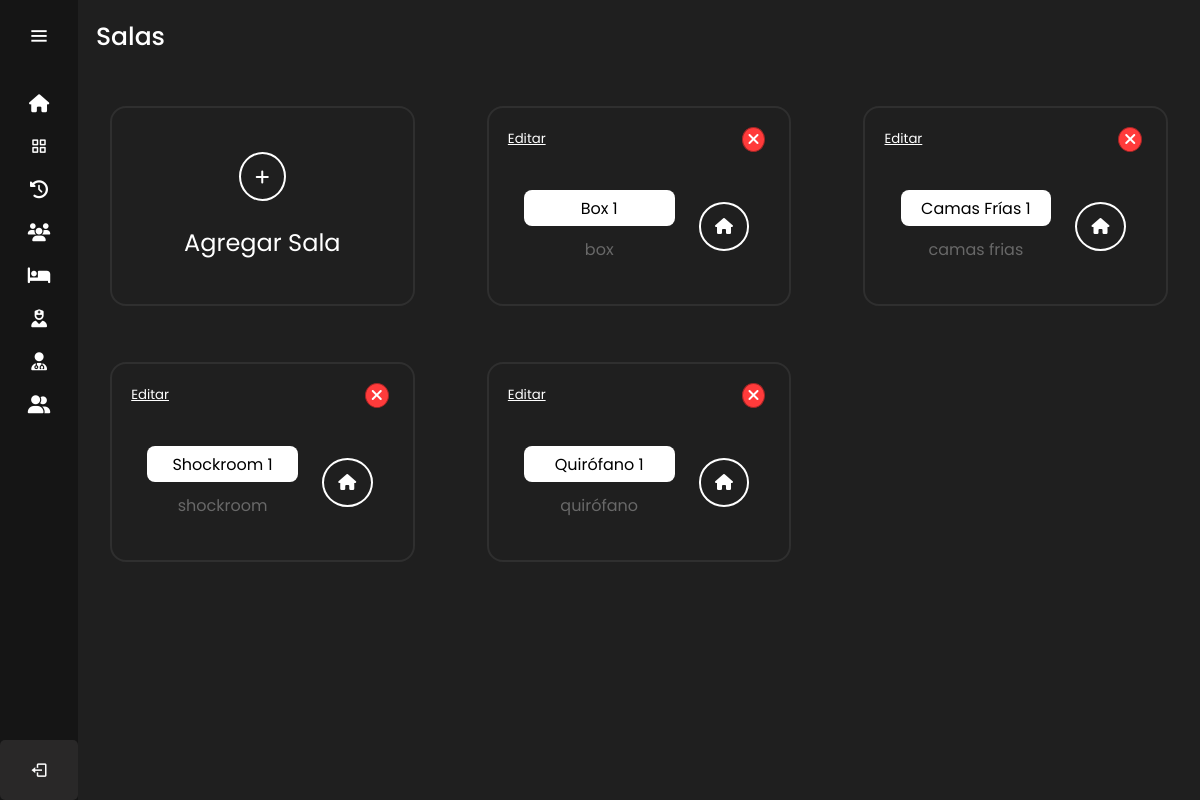
Page /areas/ (signed in) on the earlier database version.
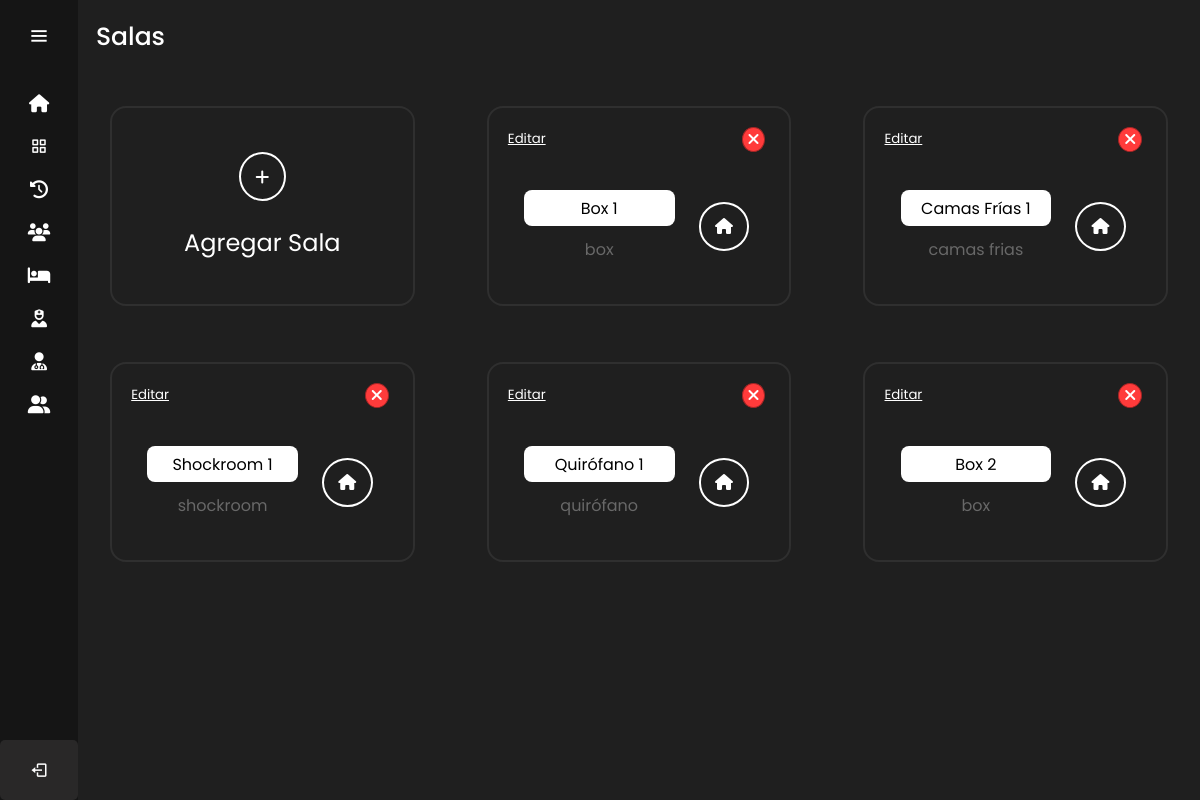
Same page on the later database version.
### sitio/models.py (models this page shows)
class Salas(models.Model):
    nombre=models.CharField(max_length=50)
    tipo_sala=models.CharField(max_length=50)

### sitio/views.py (the view)
# urls.py: path('areas/', login_required(views.areas),name='areas'),
def areas (request):
    salas = Salas.objects.all()
    return render(request, 'areas.html',{'salas': salas})

### sitio/templates/areas.html (shortened to what this page needs)
{% extends 'layouts/nav.html' %}
{% load static %}
{% block content %}
<head>
    <link rel="stylesheet" href="{% static 'styles/areas_styles.css' %}">
</head>
<div class="text">Salas</div>
<div class="container_salas">
    <a href="/agregar_sala" class="crear_sala_card">
        <div class="icon_agregar_sala"><i class="fa-solid fa-plus"></i></div>
        <div class="txt_agregar_sala">
            <p>Agregar Sala</p>
        </div>
    </a>
    {% for sala in salas %}
    <div class="sala">
        <div class="editar_y_eliminar">
            <a href="{% url 'editar_sala' sala.id %}">Editar</a>
            <div class="borrar_sala" id="eliminar-sala" data-sala-id="{{ sala.id }}" onclick="eliminar_sala('{{ sala.id }}')">
                <i class="fa-solid fa-xmark"></i>
            </div>
        </div>
        <div class="container_sala">
            <div class="desc_sala">
                <div class="nombre_sala">
                    <p>{{  sala.nombre }}</p>
                </div>
                <p class="tipo_sala">
                    {{  sala.tipo_sala }}
                </p>
            </div>
            <div class="icon_sala">
                <i class="fa-solid fa-house"></i>
            </div>
        </div>
    </div>
    {% endfor %}
</div>
{% endblock %}

Differences in the rows shown:
added Salas: nombre "Box 2", tipo_sala "box"
